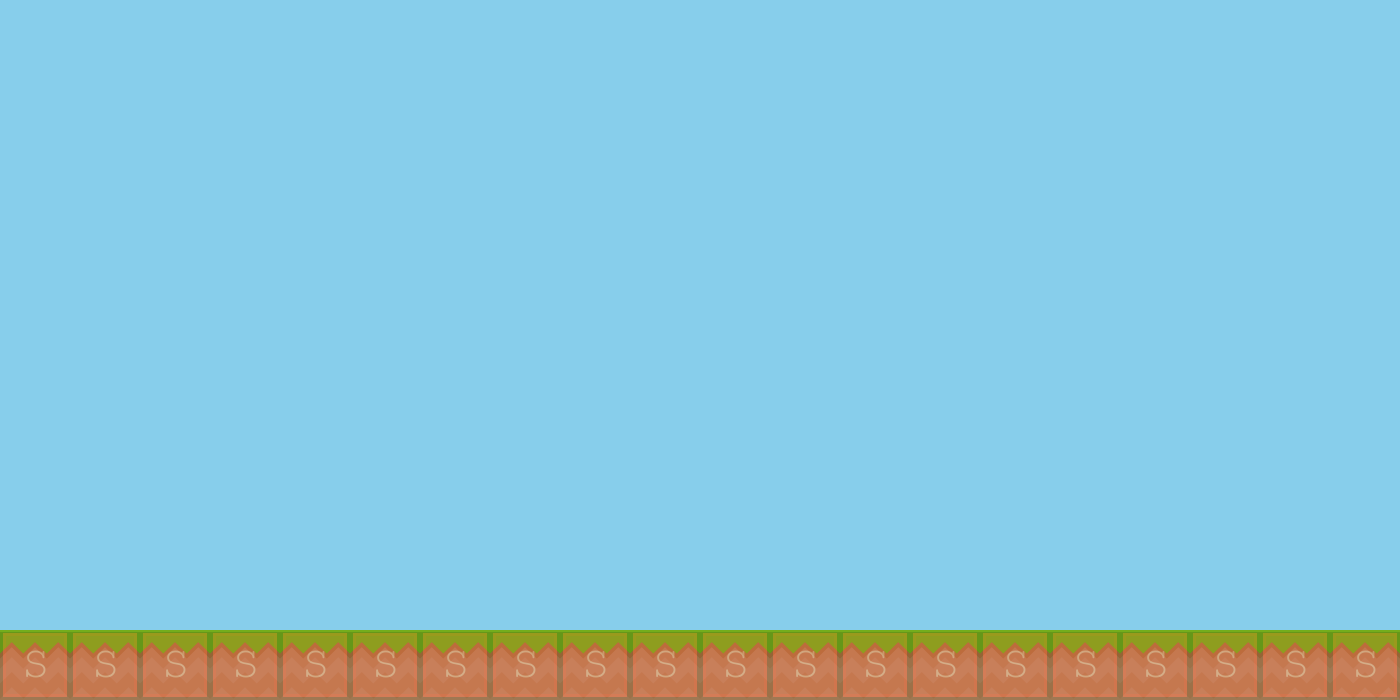

A level layout from a 2D game, rendered from its tile map. Below: a short description, then the map file with tile-grid data replaced by summaries:
An orthogonal 20x10 tile map with 70x70 px tiles, 2 tile layers (background 1, collision), 2 tilesets and 2 objects (EnemyBase, PlayerBase).

<map version="1.0" orientation="orthogonal" renderorder="right-down" width="20" height="10" tilewidth="70" tileheight="70" backgroundcolor="#87ceeb">
 <tileset firstgid="1" name="background-tiles" tilewidth="70" tileheight="70">
  <image source="../img/background-tiles.png" width="910" height="910" />
 </tileset>
 <tileset firstgid="170" name="meta-tiles" tilewidth="70" tileheight="70">
  <image source="../img/meta-tiles.png" width="350" height="70" />
  <tile id="4">
   <properties>
    <property name="type" value="solid" />
   </properties>
  </tile>
 </tileset>
 <layer name="background 1" width="20" height="10">
  <data>[200 cells, 20 non-empty, 1 distinct tile ids]</data>
 </layer>
 <layer name="collision" width="20" height="10" opacity="0.21">
  <data>[200 cells, 20 non-empty, 1 distinct tile ids]</data>
 </layer>
 <objectgroup name="BaseEntities">
  <object name="EnemyBase" x="1264" y="490" width="64" height="138">
   <properties>
    <property name="EnemyBase" value="" />
   </properties>
  </object>
  <object name="PlayerBase" x="74" y="492" width="66" height="136">
   <properties>
    <property name="PlayerBase" value="" />
   </properties>
  </object>
 </objectgroup>
</map>
